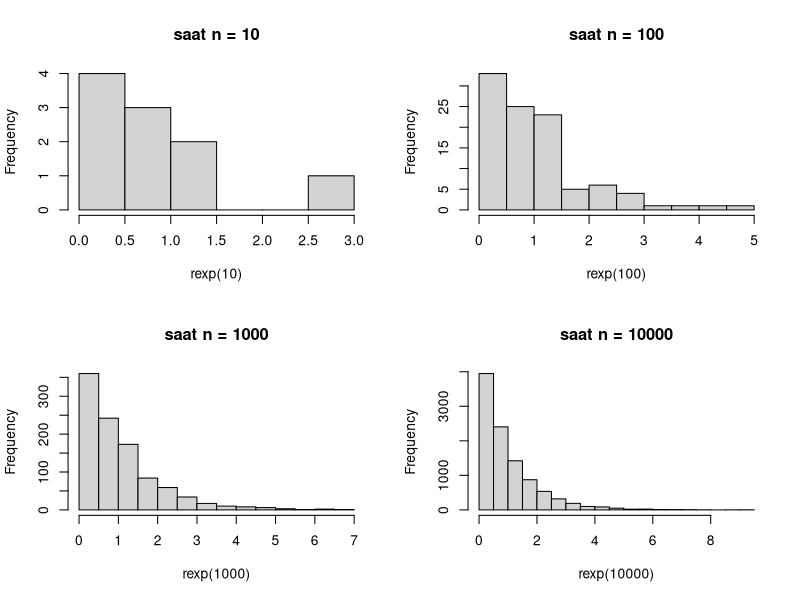

Generate this figure with R:
# A
lamda=3
dexp(3)

# B
par(mfrow = c(2, 2))
set.seed(1)
hist(rexp(10), main = "saat n = 10")
set.seed(1)
hist(rexp(100), main = "saat n = 100")
set.seed(1)
hist(rexp(1000), main = "saat n = 1000")
set.seed(1)
hist(rexp(10000), main = "saat n = 10000")
par(mfrow = c(1, 1))

# C
rata = 3
cat ("Rataan(??) = ", rata, "\n")
var = lamda*3
cat ("Varian(??²) = ", var, "\n")
